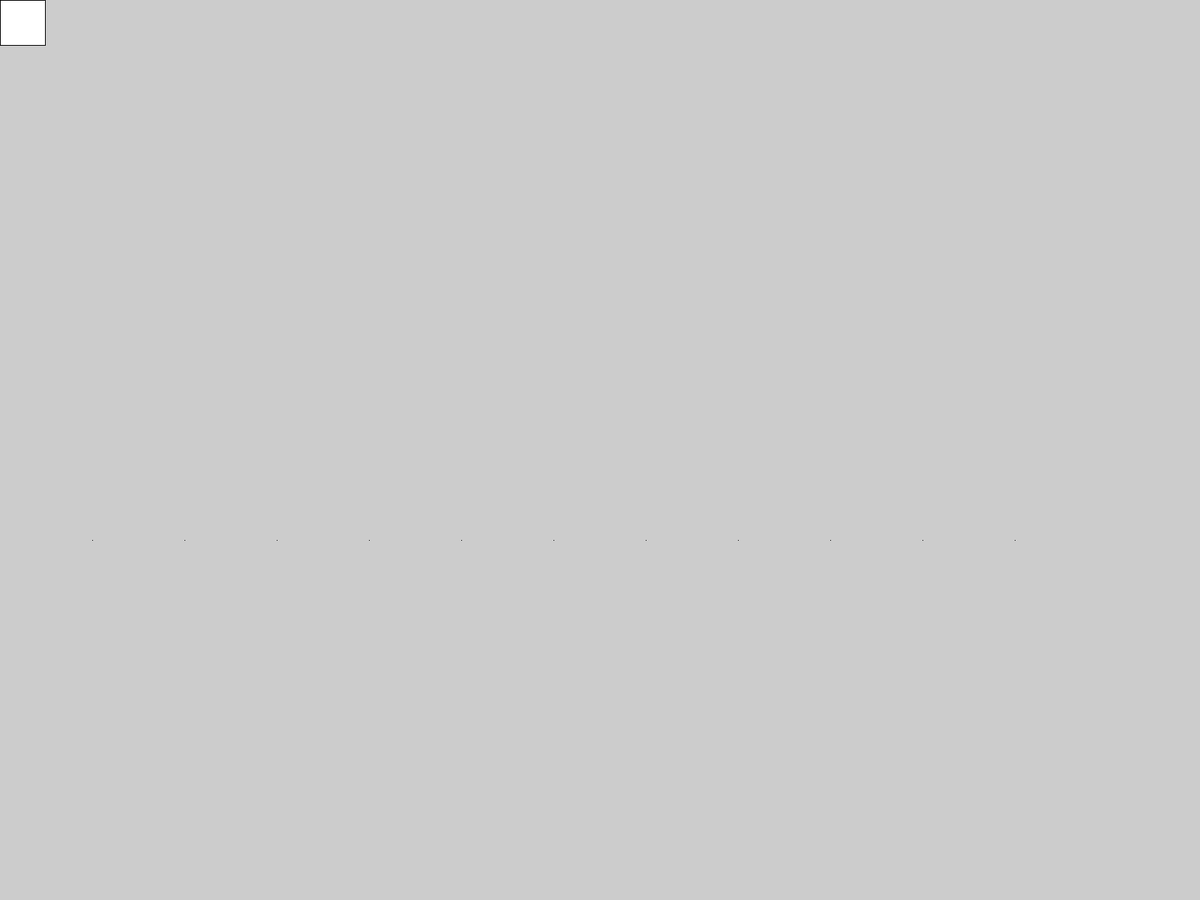
Frame 1 (no input)
Frame 60 (the mouse pressed at the canvas centre just before this capture): identical to frame 1, image omitted
Frame 120 (the mouse held since frame 60 and released just before this capture): identical to frame 1, image omitted

The Processing sketch that drew this single still picture (run headless with seeded random() and noise(); from frame 60 on, the mouse is pressed at the canvas centre):

// Processing sketch: Music_Buttons
// ── Music_Buttons.pde
/*Music Buttons
 */
//
//global variables
 int appWidth, appHeight;
//
void setup() {
  fullScreen();
  appWidth = displayWidth;
  appHeight = displayHeight;
  //
  //population
  //
  populationBuild();
  drawMusicDivs(musicButtonDivX[0], randomButtonY, randomButtonDimension);
  drawMusicDivs(musicButtonDivX, buttonY, buttonWidth);
}//end setup
//
void draw() {
}//end draw
//
void mousePressed() {
}//end mouse pressed
//
void keyPressed() {
}//end key pressed

// ── MusicButtons.pde
/* note:
 -
 */
//Global Variables]
int randomButtonY, randomButtonDimension, buttonY, buttonWidth, numberOfButtons = 12;
float[] musicButtonDivX = new float[numberOfButtons];
//
void populationBuild() {
  //Population building
  int buttonWidth = appWidth/13; //number of buttons in a row + 2* padding
  buttonY = appHeight*3/5; //most buttons
  int randomButtonX = 0;
  randomButtonY = 0;
  randomButtonDimension = appHeight*1/20; //changed to square
  //musicButtonDivX
  musicButtonDivX[0] = randomButtonX;
  for (int i=1; i<musicButtonDivX.length; i++) {
    musicButtonDivX[i] = buttonWidth*i;
  }
}//end population build
void drawMusicDivs(float x, float y, float d) {
  square(x, y, d);
}
void drawMusicDivs(float[] x, float y, float d) {
  for (int i=1; i<musicButtonDivX.length; i++) {
    square(x[i], y, d);
  }
}//end music DIVs
